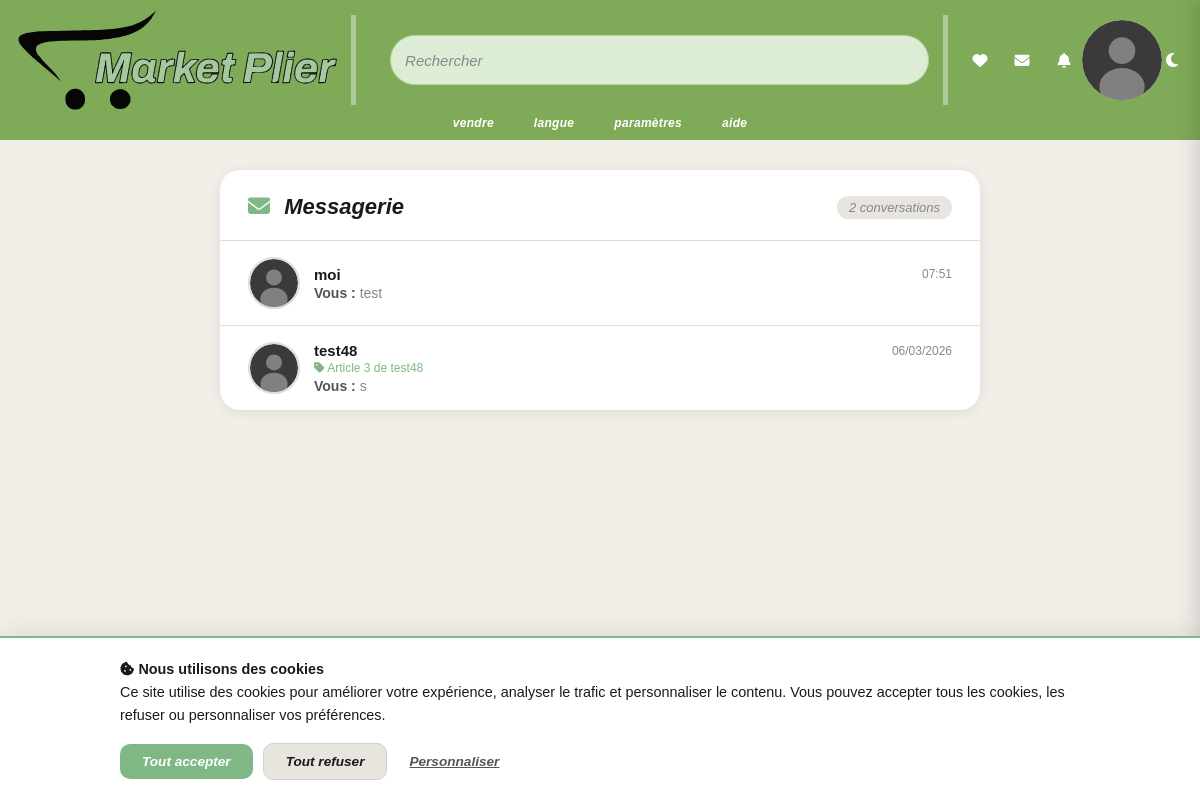
The app's page /messagerie/inbox.php (signed in) with its own data.
### tables this page shows
CREATE TABLE `conversations` (
  `id` int UNSIGNED NOT NULL,
  `user1_token` varchar(64) NOT NULL,
  `user2_token` varchar(64) NOT NULL,
  `listing_id` int UNSIGNED DEFAULT NULL,
  `created_at` timestamp NULL DEFAULT CURRENT_TIMESTAMP,
  `updated_at` timestamp NULL DEFAULT CURRENT_TIMESTAMP ON UPDATE CURRENT_TIMESTAMP
);

CREATE TABLE `listings` (
  `id` int UNSIGNED NOT NULL,
  `auth_token` varchar(64) NOT NULL,
  `title` varchar(100) NOT NULL,
  `description` text NOT NULL,
  `price` decimal(10,2) UNSIGNED NOT NULL,
  `category` varchar(50) NOT NULL,
  `item_condition` varchar(30) NOT NULL,
  `image` varchar(255) DEFAULT NULL,
  `location` varchar(100) DEFAULT NULL,
  `created_at` timestamp NULL DEFAULT CURRENT_TIMESTAMP
);

### messagerie/inbox.php (the view, shortened to what this page needs)
<?php
require_once '../database/db.php';
$myToken = $_SESSION['auth_token'];
$stmt = $pdo->prepare("
    SELECT c.id AS conversation_id, c.listing_id, c.updated_at,
           CASE WHEN c.user1_token = ? THEN c.user2_token ELSE c.user1_token END AS other_token,
           u.username AS other_username, u.profile_photo AS other_photo,
           l.title AS listing_title, l.image AS listing_image,
           m.content AS last_message, m.sender_token AS last_sender, m.created_at AS last_message_at,
           (SELECT COUNT(*) FROM messages WHERE conversation_id = c.id AND sender_token != ? AND is_read = 0) AS unread_count
    FROM conversations c
    JOIN users u ON u.auth_token = CASE WHEN c.user1_token = ? THEN c.user2_token ELSE c.user1_token END
    LEFT JOIN listings l ON l.id = c.listing_id
    LEFT JOIN messages m ON m.id = (
        SELECT id FROM messages WHERE conversation_id = c.id ORDER BY created_at DESC LIMIT 1
    )
    WHERE c.user1_token = ? OR c.user2_token = ?
    ORDER BY c.updated_at DESC
");
$stmt->execute([$myToken, $myToken, $myToken, $myToken, $myToken]);
$conversations = $stmt->fetchAll();
?>
<!DOCTYPE html>
<html lang="fr">
<head>
  <link rel="stylesheet" href="../node_modules/bootstrap/dist/css/bootstrap.min.css">
  <link rel="stylesheet" href="../node_modules/@fortawesome/fontawesome-free/css/all.min.css">
  <link rel="stylesheet" href="../styles/index.css">
  <link rel="stylesheet" href="../styles/messagerie.css">
  <link rel="stylesheet" href="../styles/theme.css">
</head>
<body>
  <?php
  include '../header.php';
  ?>
  <main class="msg-main">
    <div class="msg-container">
      <div class="msg-header">
        <h1 class="msg-title"><i class="fa-solid fa-envelope"></i> Messagerie</h1>
        <?php if (!empty($conversations)): ?>
          <span class="msg-count"><?= count($conversations) ?> conversation<?= count($conversations) > 1 ? 's' : '' ?></span>
        <?php endif; ?>
      </div>
      <?php if (empty($conversations)): ?>
        <div class="msg-empty">
          <i class="fa-solid fa-comments"></i>
          <p>Aucune conversation pour le moment.</p>
          <span>Contactez un vendeur depuis une annonce pour commencer.</span>
        </div>
      <?php else: ?>
        <div class="msg-list">
          <?php foreach ($conversations as $conv): ?>
            <a href="conversation.php?id=<?= (int) $conv['conversation_id'] ?>" class="msg-item <?= $conv['unread_count'] > 0 ? 'msg-unread' : '' ?>">
              <div class="msg-avatar">
                <?php if ($conv['other_photo'] && file_exists('../uploads/profiles/' . $conv['other_photo'])): ?>
                  <img src="../uploads/profiles/<?= htmlspecialchars($conv['other_photo'], ENT_QUOTES, 'UTF-8') ?>" alt="">
                <?php else: ?>
                  <img src="../assets/images/default-avatar.svg" alt="">
                <?php endif; ?>
              </div>
              <div class="msg-content">
                <div class="msg-top">
                  <span class="msg-username"><?= htmlspecialchars($conv['other_username'], ENT_QUOTES, 'UTF-8') ?></span>
                  <?php if ($conv['last_message_at']): ?>
                    <span class="msg-time" data-utc="<?= htmlspecialchars($conv['last_message_at'], ENT_QUOTES, 'UTF-8') ?>"></span>
                  <?php endif; ?>
                </div>
                <?php if ($conv['listing_title']): ?>
                  <div class="msg-listing-ref">
                    <i class="fa-solid fa-tag"></i> <?= htmlspecialchars($conv['listing_title'], ENT_QUOTES, 'UTF-8') ?>
                  </div>
                <?php endif; ?>
                <div class="msg-preview">
                  <?php if ($conv['last_message']): ?>
                    <?php if ($conv['last_sender'] === $myToken): ?>
                      <span class="msg-you">Vous : </span>
                    <?php endif; ?>
                    <?= htmlspecialchars(mb_strimwidth($conv['last_message'], 0, 80, '...'), ENT_QUOTES, 'UTF-8') ?>
                  <?php else: ?>
                    <em>Nouvelle conversation</em>
                  <?php endif; ?>
                </div>
              </div>
            </a>
          <?php endforeach; ?>
        </div>
      <?php endif; ?>
    </div>
  </main>
</body>
</html>

### styles/index.css (style rules this page uses)
*, *::before, *::after { margin: 0; padding: 0; }
html, body { width: 100%; height: 100%; font-family: "Archivo", Arial, sans-serif; background: var(--mp-bg, #f2efe9); color: var(--mp-text, #1a1a1a); line-height: normal; }
main { min-height: calc(100vh - 140px); padding: 20px 30px 30px 30px; display: flex; flex-direction: column; gap: 0; overflow-y: auto; }

### styles/messagerie.css (style rules this page uses)
.msg-main { padding: 30px 20px; max-width: 800px; margin: 0 auto; }
.msg-container { background: var(--mp-card-bg); border-radius: 20px; box-shadow: 0 2px 14px var(--mp-card-shadow); overflow: hidden; }
.msg-header { padding: 24px 28px 20px; border-bottom: 1px solid var(--mp-border-light); display: flex; align-items: center; justify-content: space-between; }
.msg-title { font-family: "Archivo", sans-serif; font-weight: 700; font-style: italic; font-size: 22px; color: var(--mp-text); margin: 0; }
.msg-title i { color: var(--mp-green); margin-right: 8px; }
.msg-count { font-family: "Archivo", sans-serif; font-size: 13px; font-style: italic; color: var(--mp-text-muted); background: var(--mp-bg-tertiary); padding: 4px 12px; border-radius: 50px; }
.msg-list { display: flex; flex-direction: column; }
.msg-item { display: flex; align-items: center; gap: 14px; padding: 16px 28px; text-decoration: none; border-bottom: 1px solid var(--mp-border-light); transition: background 0.2s ease; position: relative; }
.msg-item:last-child { border-bottom: none; }
.msg-avatar { flex-shrink: 0; width: 52px; height: 52px; border-radius: 50%; overflow: hidden; border: 2px solid var(--mp-border-light); }
.msg-avatar img { width: 100%; height: 100%; object-fit: cover; }
.msg-content { flex: 1; min-width: 0; }
.msg-top { display: flex; justify-content: space-between; align-items: center; margin-bottom: 2px; }
.msg-username { font-family: "Archivo", sans-serif; font-weight: 600; font-size: 15px; color: var(--mp-text); }
.msg-time { font-size: 12px; color: var(--mp-text-muted); flex-shrink: 0; }
.msg-listing-ref { font-size: 12px; color: var(--mp-green); margin-bottom: 3px; white-space: nowrap; overflow: hidden; text-overflow: ellipsis; }
.msg-preview { font-size: 14px; color: var(--mp-text-muted); white-space: nowrap; overflow: hidden; text-overflow: ellipsis; }
.msg-you { color: var(--mp-text-secondary); font-weight: 600; }

### styles/theme.css (style rules this page uses)
:root, [data-bs-theme="light"] { --mp-bg: #f2efe9; --mp-bg-secondary: #ffffff; --mp-bg-tertiary: #e8e5df; --mp-text: #1a1a1a; --mp-text-secondary: #555555; --mp-text-muted: #888888; --mp-border: #d4d0ca; --mp-border-light: #e0ddd7; --mp-card-bg: #ffffff; --mp-card-shadow: rgba(0, 0, 0, 0.08); --mp-input-bg: #f8f6f2; --mp-input-border: #d4d0ca; --mp-input-text: #333333; --mp-input-placeholder: #aaa; --mp-header-bg: #7faa58; --mp-header-divider: #aec89a; --mp-search-bg: #ddecd4; --mp-search-border: #b5d4a0; --mp-green: #7fb885; --mp-green-hover: #6aa070; --mp-overlay: rgba(0, 0, 0, 0.5); --mp-modal-bg: #ffffff; --mp-skeleton: #d4d4d4; --bs-body-bg: #f2efe9; --bs-body-color: #1a1a1a; --bs-border-color: #d4d0ca; --bs-tertiary-bg: #e8e5df; --bs-secondary-bg: #f2efe9; }
html, body { background-color: var(--mp-bg) !important; color: var(--mp-text); transition: background-color 0.3s ease, color 0.3s ease; }

### records on screen
conversations: other_username "moi", last_message "test"
conversations: other_username "test48", listing.title "Article 3 de test48", last_message "s"

### other values on screen
count($conversations) "2"
